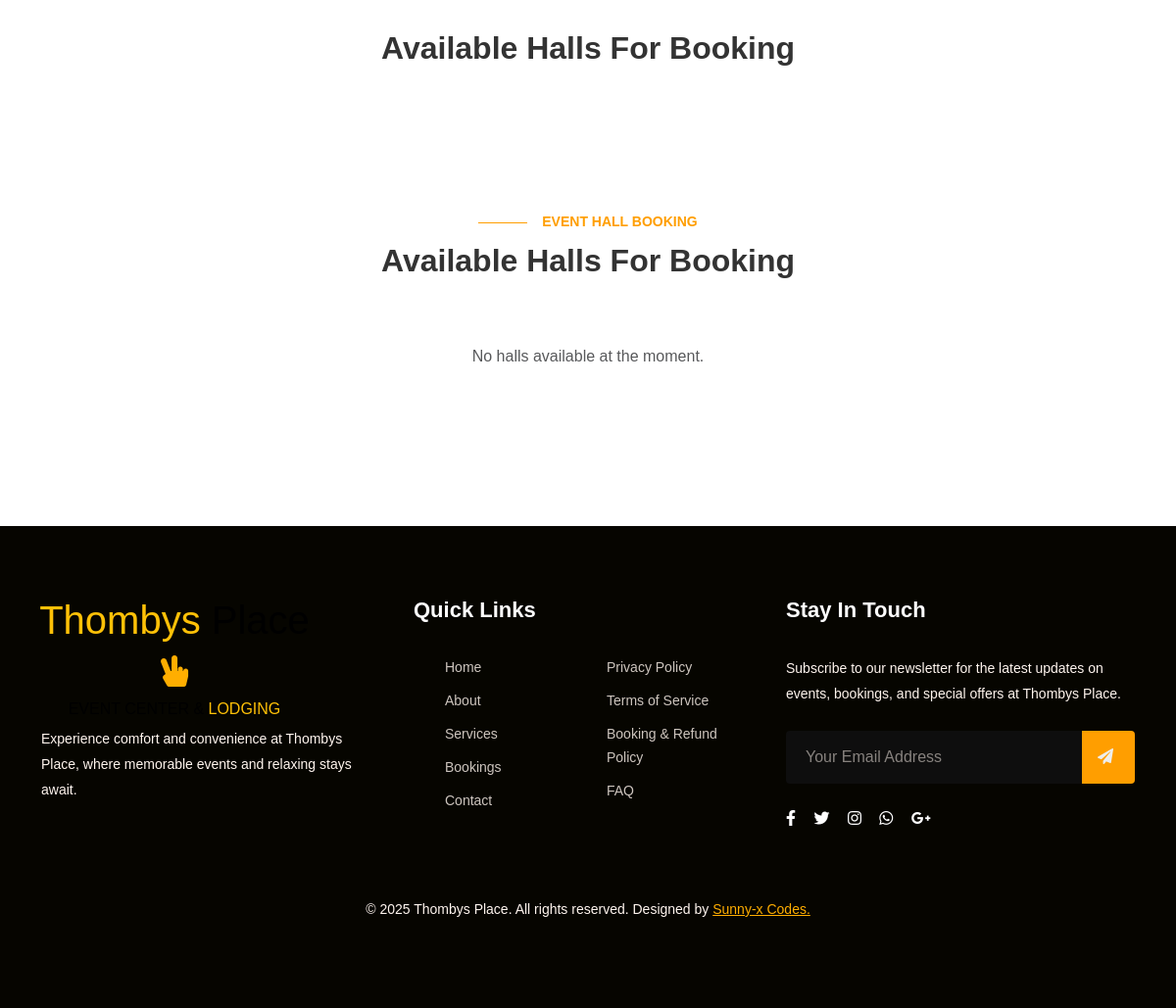
/bookings/room_list (signed in, lower part), run on an earlier commit of the app's database.
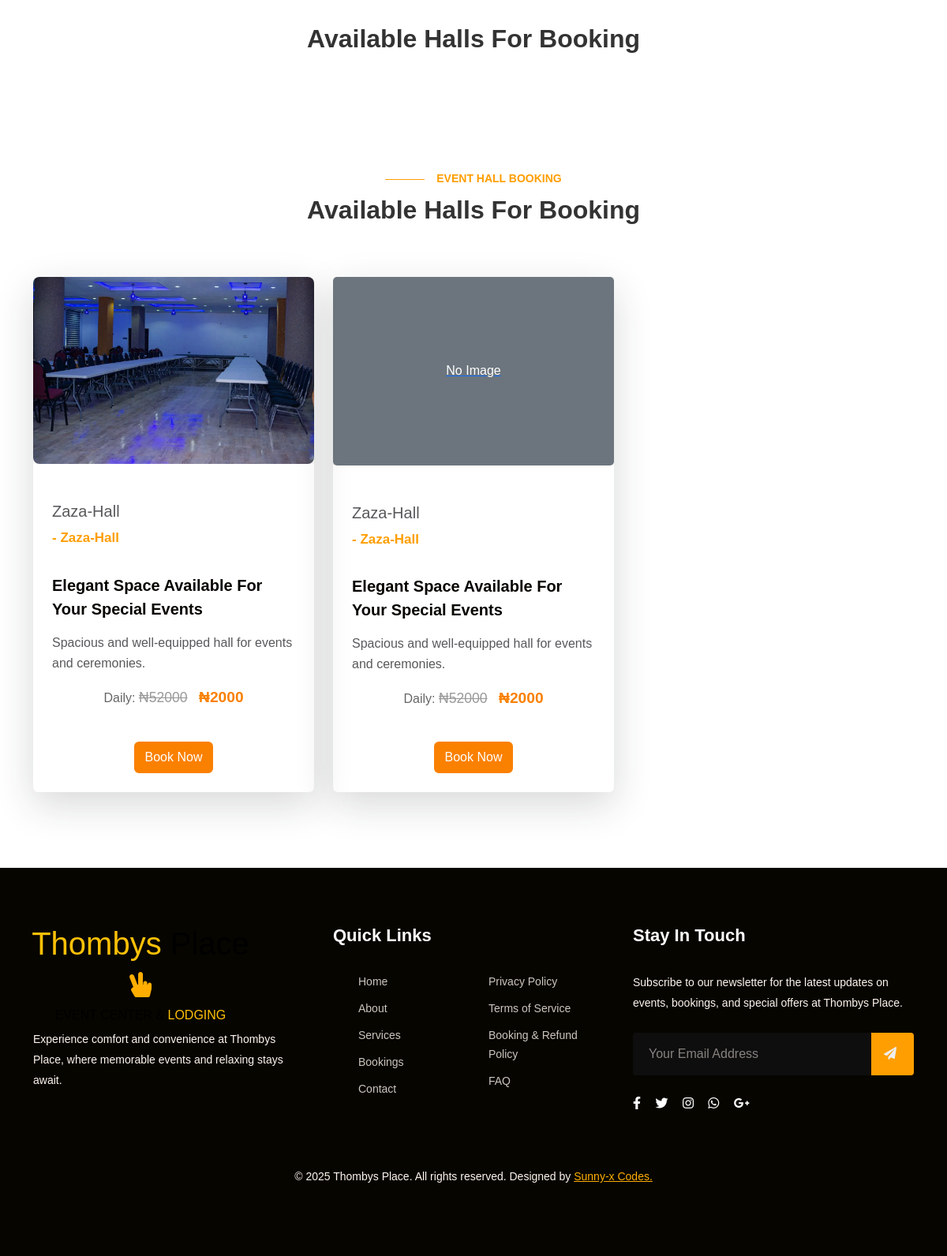
And on a later commit of the database.
### bookings/models.py (models this page shows, shortened)
class Space(models.Model):
    SPACE_TYPE_CHOICES = [
        ('room', 'Room'),
        ('hall', 'Hall'),
    ]
    space_number = models.CharField(max_length=10, unique=True)
    space_type = models.CharField(max_length=10, choices=SPACE_TYPE_CHOICES)
    name = models.CharField(max_length=100)
    price = models.DecimalField(max_digits=10, decimal_places=2)
    image = models.ImageField(upload_to='space_images/', blank=True, null=True)
    available = models.BooleanField(default=True)

### bookings/views.py (the view)
# urls.py: path('room_list', views.room_list, name='room_list'),
@login_required
def room_list(request):
    rooms = Space.objects.filter(space_type='room', available=True)
    halls = Space.objects.filter(space_type='hall', available=True)
    return render(request, 'bookings/room_list.html', {'rooms': rooms, 'halls': halls})

### bookings/templates/bookings/room_list.html (shortened to what the changed rows need)
{% load static %}
<!DOCTYPE html>
<html lang="en">
  <head>
    <link rel="stylesheet" href="{% static 'assets/css/style-liberty.css' %}">
    <link rel="stylesheet" href="{% static 'assets/css/bootstrap-5.3.0-alpha1.min.css' %}">
     <link rel="stylesheet" href="{% static 'assets/css/bootstrap-icons-1.10.5.css' %}">
     <link rel="stylesheet" href="{% static 'assets/css/gfont1.css' %}">
      <link rel="stylesheet" href="{% static 'assets/css/gfont2.css' %}">
  </head>
  <body>
  </body>
</html>
<body>
<section class="w3l-text-11 py-5 pt-0 mt-5 pt-lg-5 mt-lg-5">
  <div class="text11 py-md-5 py-2 pt-0">
    <div class="container">
      <div class="row text11-content">
        {% for space in halls %}
        <div class="col-lg-4 item mt-5 d-flex">
          <div class="card shadow-lg hover-shadow flex-fill d-flex flex-column">
            <div class="card-header p-0 position-relative border-0">
              <a href="{% url 'bookings:checkout' space.id %}">
                {% if space.image %}
                  <img class="card-img-bottom d-block radius-image" src="{{ space.image.url }}" alt="{{ space.name }}">
                {% else %}
                  <div class="card-img-bottom d-block radius-image bg-secondary text-white d-flex align-items-center justify-content-center" style="height: 239px;">
                    No Image
                  </div>
                {% endif %}
              </a>
            </div>
            <div class="card-body p-4 blog-details d-flex flex-column">
              <h6 class="mt-4 fs-5">{{ space.name }}</h6>
              <a href="#admin" class="admin" style="text-decoration: none;">- {{ space.name }}</a><br>
              <a href="{% url 'bookings:checkout' space.id %}" class="blog-desc blog-desc-2" style="text-decoration: none;">
                Elegant space available for your special events
              </a>
              <p>{{ space.description|default:"Spacious and well-equipped hall for events and ceremonies." }}</p>
              <div class="text-center mb-3">
                <span style="font-size: 1rem; color: #666;">Daily:</span>
                <span style="font-size: 1.1rem; color: #999; text-decoration: line-through;">₦{{ space.price|floatformat:0|add:"50000" }}</span>
                <span style="font-size: 1.2rem; color: #FA8000; font-weight: bold; margin-left: 10px;">₦{{ space.price|floatformat:0 }}</span>
              </div>
              <div class="d-flex justify-content-center mt-auto">
                <a href="{% url 'bookings:checkout' space.id %}" class="btn btn-style btn-primary mt-4 blinking-button">Book Now</a>
              </div>
            </div>
          </div>
        </div>
        {% empty %}
        <div class="col-12 text-center text-muted py-5">
          <p>No halls available at the moment.</p>
        </div>
        {% endfor %}
      </div>
    </div>
  </div>
</section>
  <footer class="w3l-footer-29-main">
    <div class="footer-29 py-5">
      <div class="container py-lg-4">
        <div class="row footer-top-29">
          <div class="col-lg-4 footer-list-29 footer-1 pe-lg-5">
            <h1>
              <a class="navbar-brand pe-xl-5 pe-lg-4 d-flex flex-column align-items-center" href="{% url 'home' %}">
                <span class="w3yellow text-center"> Thombys <span id="" class="text-white">Place</span>
                </span>
                <span class="d-flex flex-column align-items-center mt-1" style="font-weight: 100;">
                  <i class="fas fa-hand-peace" style="font-size: 2rem; margin-bottom: 0.5rem; margin-top: 0.5rem; color: rgb(255, 174, 0);"></i>
                  <span style="font-size: 1rem; font-weight: normal; margin-top: 0.3rem; color: white;">EVENT CENTER & <span class="w3yellow">LODGING</span>
                  </span>
                </span>
              </a>
            </h1>
          </div>
        </div>
      </div>
    </div>
  </footer>
</body>
</html>

What changed in the data, as far as the page shows it:
added Space: image (picture), name "Zaza-Hall", description "Spacious and well-equipped hall for events and ceremonies.", price|add "52000", price "2000"
added Space: image "No Image", name "Zaza-Hall", description "Spacious and well-equipped hall for events and ceremonies.", price|add "52000", price "2000"
Also different on the page:
text no longer shown: "No halls available at the moment."
